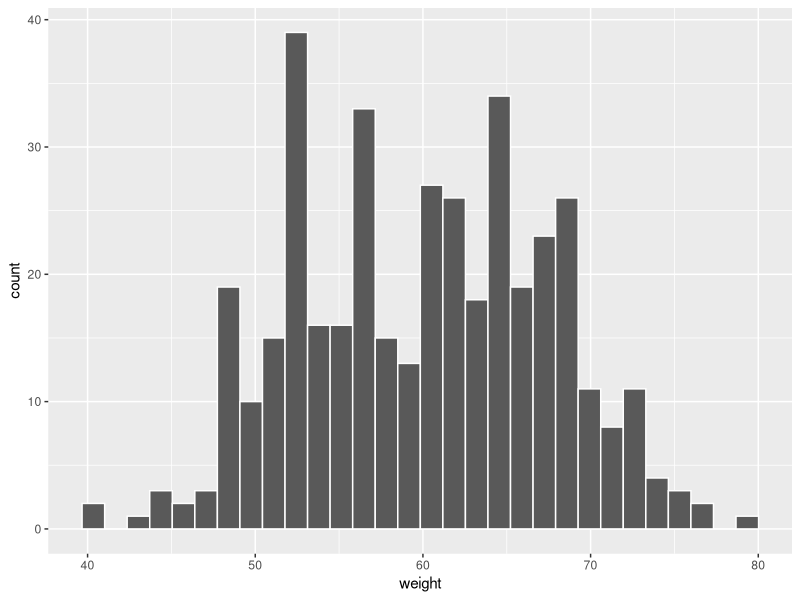
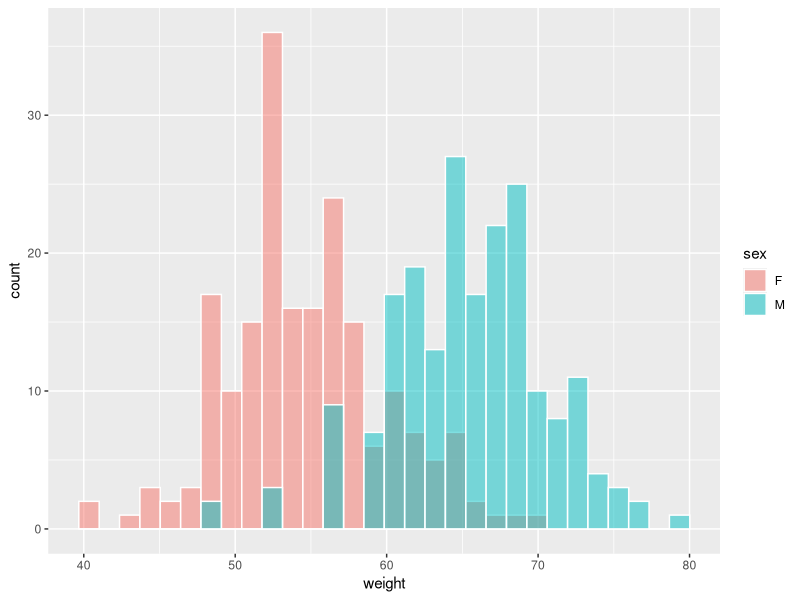
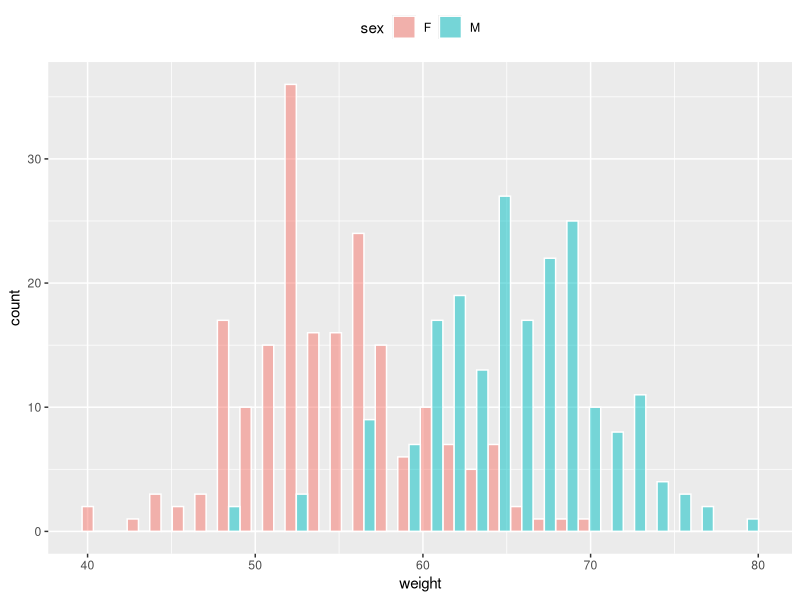
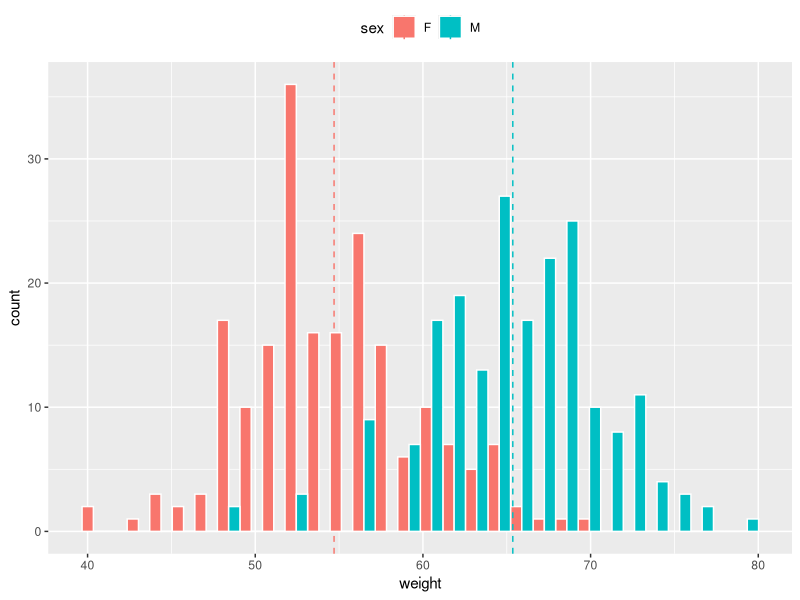
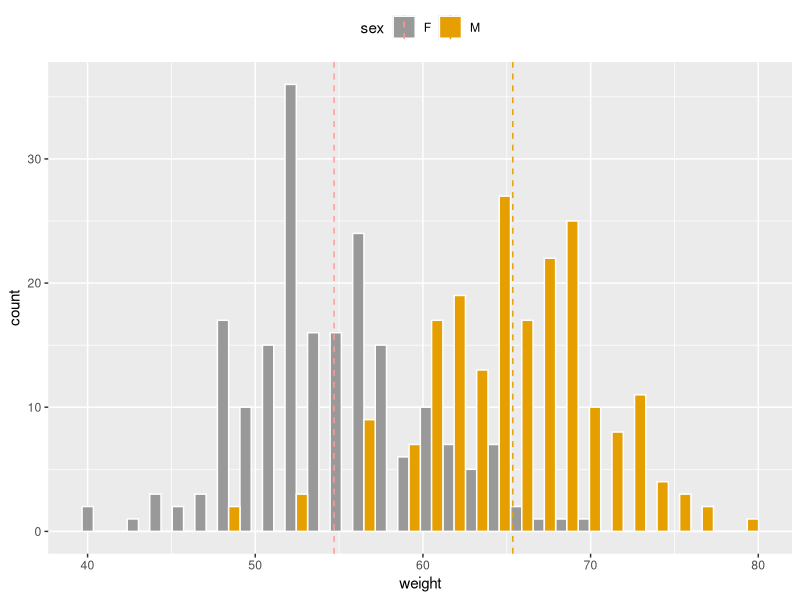
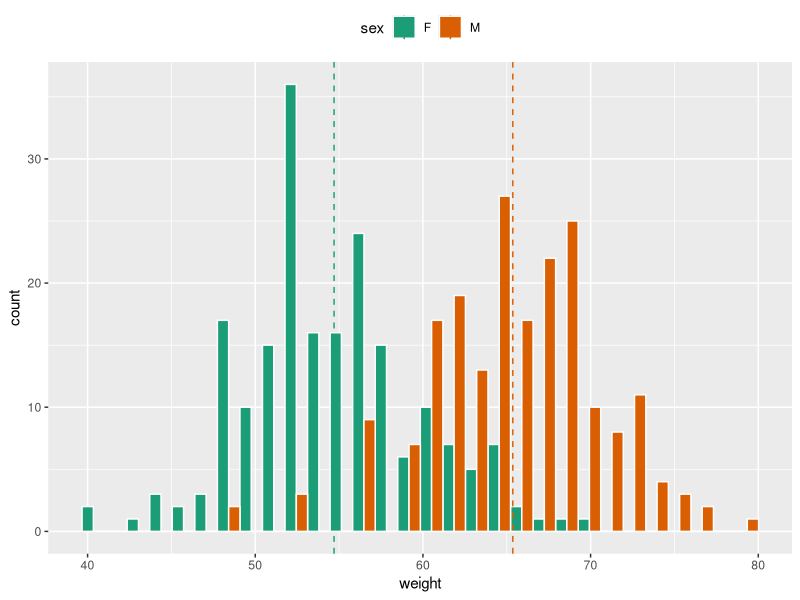
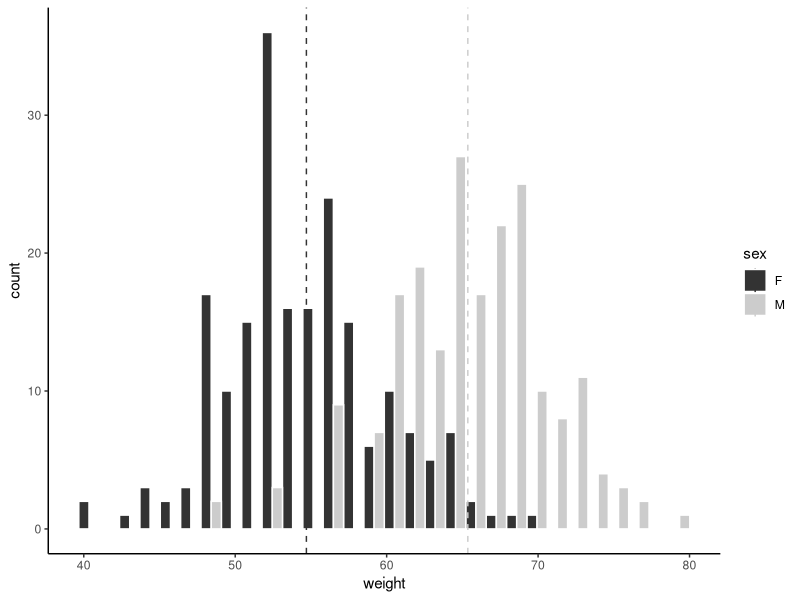

Write R code to recreate these figures, in order.
# Importing the dataset
dataset = read.csv("data.csv")

# Importing the library
library(ggplot2)

# Creating the basic histogram
ggplot(dataset, aes(x = weight)) +
  geom_histogram(color = "white")

# Changing histogram plot line colors by groups
ggplot(dataset, aes(x = weight, fill = sex)) +
  geom_histogram(color = "white", alpha = .5, position = "identity")

# We can change the position adjustment 
# to use for overlapping points on the layer.
# Possible values for the argument position are 
# "identity", "stack", "dodge". Default value is "stack".

# Interleaved histograms
ggplot(dataset, aes(x = weight, fill = sex)) +
  geom_histogram(color = "white", alpha = .5, position = "dodge") +
  theme(legend.position = "top")

# The plyr package is used to calculate 
# the mean weight of each group.

# install.packages("plyr")
library(plyr)
group_means = ddply(dataset, "sex", summarise, grp.mean = mean(weight))
group_means

# Adding mean lines
myPlot = ggplot(dataset, aes(x = weight, fill = sex)) +
  geom_histogram(color = "white", alpha = 1, position = "dodge") +
  geom_vline(data = group_means, aes(xintercept = grp.mean, color = sex), 
             linetype = "dashed") +
  theme(legend.position = "top")

myPlot

# Using custom color palettes
myPlot + scale_color_manual(values = c("#FF9999", "#E69F00")) +
  scale_fill_manual(values = c("#999999", "#E69F00"))

# Using color brewer color palettes
myPlot + scale_color_brewer(palette = "Dark2") +
  scale_fill_brewer(palette = "Dark2")

# Using a grey scale
myPlot + scale_color_grey() + scale_fill_grey() +
  theme_classic()
  













